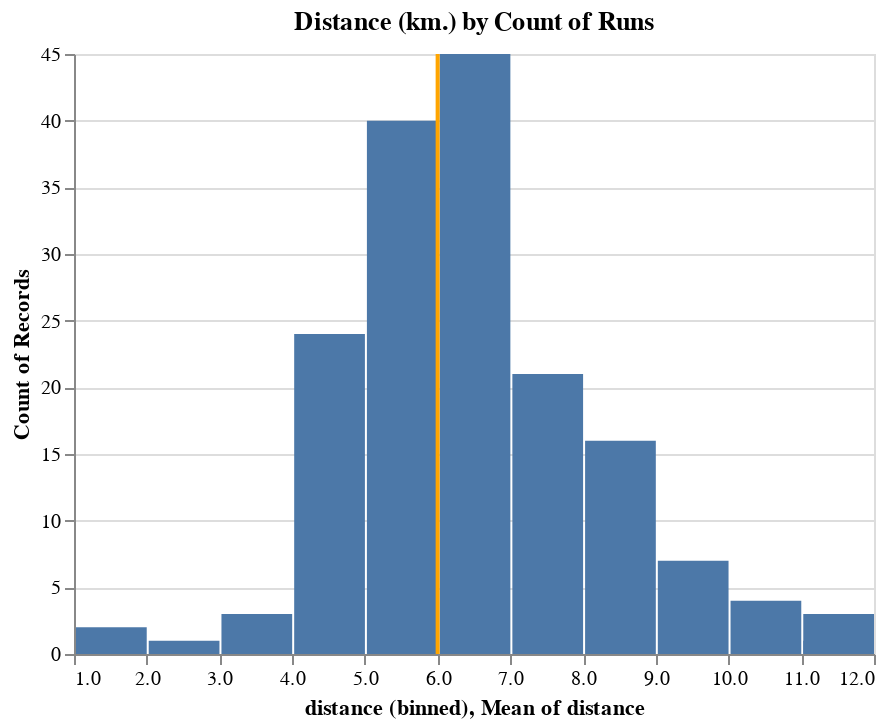

Notebook code cell kept with this figure:
### Code cell
data = df.loc[df.type=='Run',:][['id','start_date_formatted','distance']]
data.loc[:,'distance'] = data.distance.apply(lambda d: round(d))

bar = alt.Chart(data).mark_bar().encode(
    alt.X('distance:Q', bin=alt.Bin(step=1)),
    alt.Y('count()'),
    tooltip=['distance:Q','count()']
)

bar.title = 'Distance (km.) by Count of Runs'

rule = alt.Chart(data).mark_rule(color='orange').encode(
    x='mean(distance):Q',
    size=alt.value(2)
)

alt.layer(
    bar,
    rule
)#.interactive()

### Figure 1 — Vega-Lite specification as saved in the notebook (floating-point values rounded to 4 significant figures; data arrays with more than 128 entries replaced by an {"elided": "..."} marker saying what was removed)
{"$schema": "https://vega.github.io/schema/vega-lite/v3.4.0.json", "config": {"mark": {"tooltip": null}, "view": {"height": 300, "width": 400}}, "data": {"name": "data-0ac26dd3c98daf4be718396a80786d74"}, "datasets": {"data-0ac26dd3c98daf4be718396a80786d74": {"elided": "167 records"}}, "layer": [{"encoding": {"tooltip": [{"field": "distance", "type": "quantitative"}, {"aggregate": "count", "type": "quantitative"}], "x": {"bin": {"step": 1}, "field": "distance", "type": "quantitative"}, "y": {"aggregate": "count", "type": "quantitative"}}, "mark": "bar", "title": "Distance (km.) by Count of Runs"}, {"encoding": {"size": {"value": 2}, "x": {"aggregate": "mean", "field": "distance", "type": "quantitative"}}, "mark": {"color": "orange", "type": "rule"}}]}
